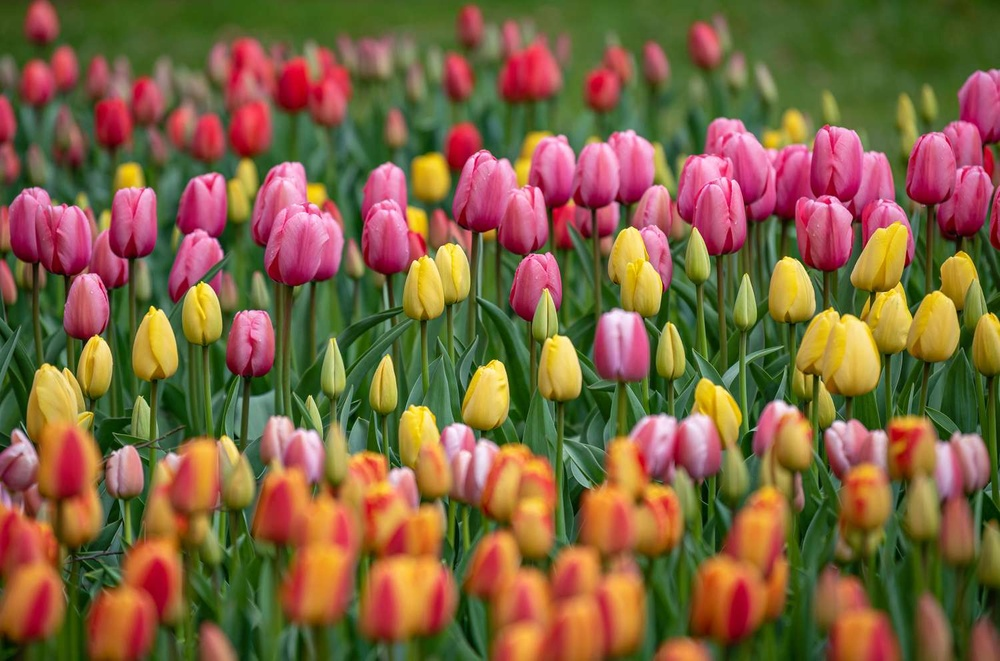
#> input picture Chapter2/Images/Rgb1.jpg, 1000 x 661 px, shrunk from 1500 x 991 before the run, found by its file name
$ python Chapter2-Vraag5.py
#> lines starting #> are read from the running program, lines starting #| are printed output that depends on the picture; after the words box and inside, x2 and y2 are one past the last pixel; in counts of white or black regions, pixels touching at a corner belong together

# ITS IMVIS
# Chapter 2 - YellowRoseExtraction
# Mike Rietveldt -- 20183380

import numpy as np
import matplotlib.pyplot as plt
import cv2


img = cv2.imread(r'C:\Users\Mike\Desktop\ITS\Imvis\Chatpter2\Pics\Rgb1.jpg') # LET OP OpenCV leest in BGR
#> img is the input picture: shape (661, 1000, 3); mean B, G, R 63.1, 98.8, 126.5
hsv = cv2.cvtColor(img, cv2.COLOR_BGR2HSV) # foto van BGR naar HSV omzetten.
#> hsv: shape (661, 1000, 3); mean H, S, V 62.3, 156, 139.5
print(img.shape) # laat de array van de foto zien (640, 485)
#| (661, 1000, 3)
print(img.dtype) # Laat het type zien van de foto, iedere entry is unit8
#| uint8
print(type(img)) # Laat zien wat de foto is (numpy.ndarray)
#| <class 'numpy.ndarray'>

ly = np.array([20,100,100]) # Lower yellow
uy = np.array([35,255,255]) # Upper yellow
mask = cv2.inRange(hsv,ly,uy)
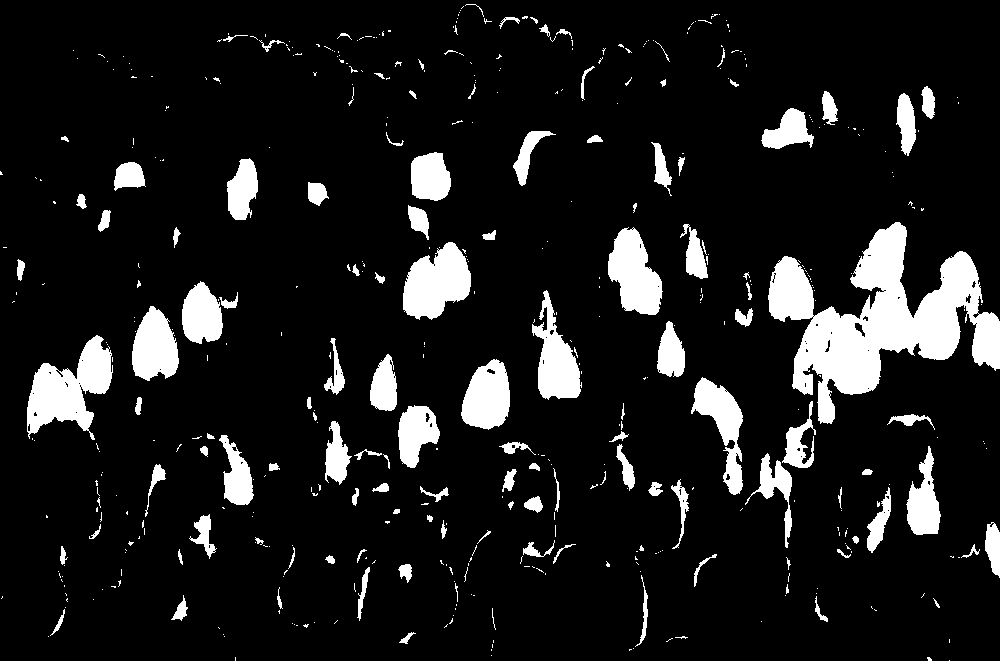
#> mask: shape (661, 1000); 11% white; 494 white regions (368 under 20 px), largest, box (x1, y1, x2, y2) and area: (768, 222, 1000, 424) 19162, (27, 335, 113, 440) 4577, (403, 242, 471, 320) 3548


res = cv2.bitwise_and(img, img, mask=mask)
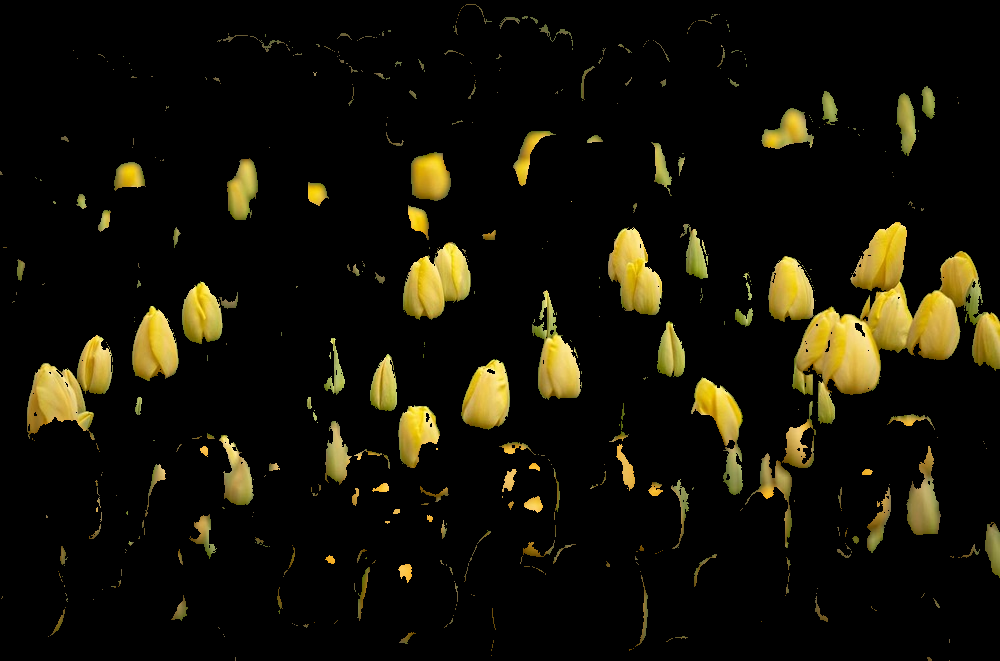
#> res: shape (661, 1000, 3); mean B, G, R 6.7, 17.7, 20.3


plt.figure(1)    # Maakt een venster genaamd "1". Kan alles zijn
plt.subplot(121) # Verdeeld het figuur in (1 rij, 2 kolommen, 1e subplot actief.)
plt.imshow(img[:,:,::-1]) # Toon origineel (BGR -> RGB conversie)
plt.subplot(122) # Selecteert het volgende figuur (1e rij, 2e kolom, 2e subplot actief.)
plt.imshow(res[:,:,::-1]) # Toon origineel (BGR -> RGB conversie)
plt.show()
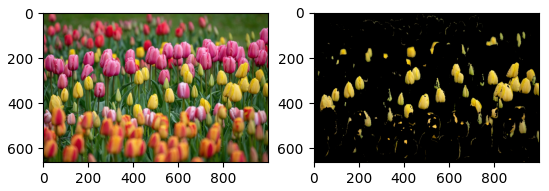
#> figure drawn by matplotlib, 2 panels
